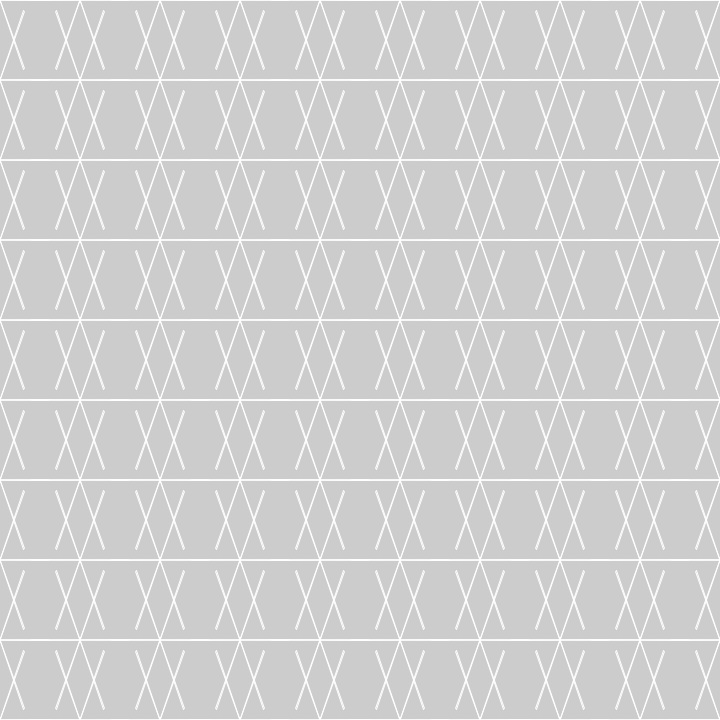
Frame 1 (no input)
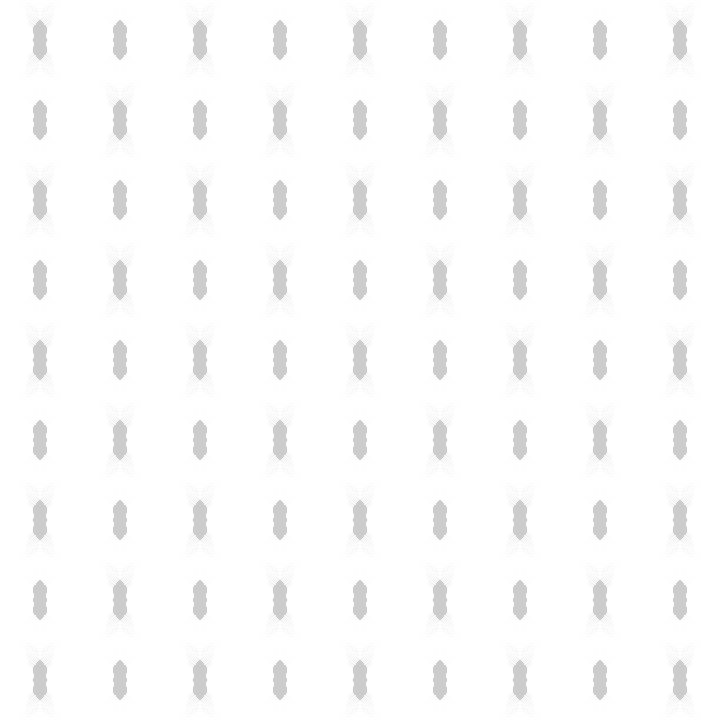
Frame 60 (the mouse pressed at the canvas centre just before this capture)
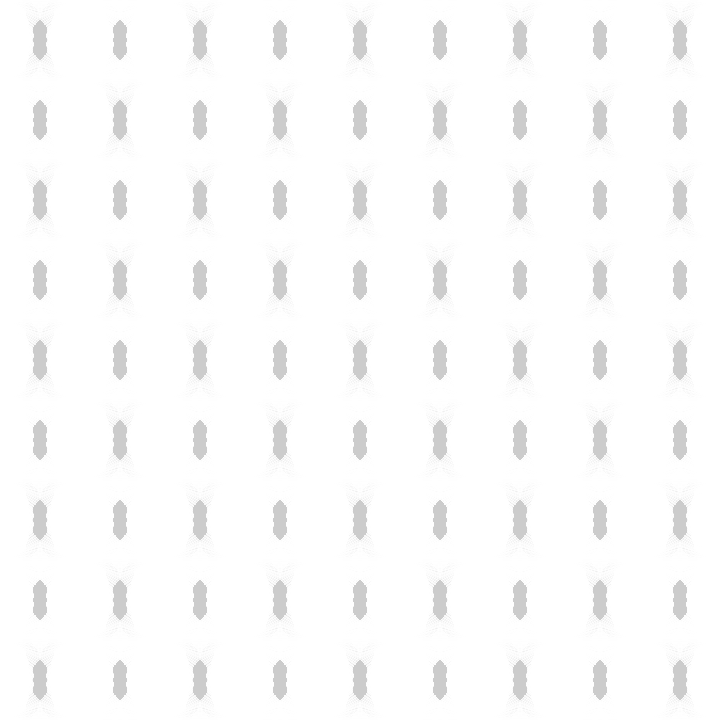
Frame 120 (the mouse held since frame 60 and released just before this capture)

The Processing sketch that drew these frames (run headless with seeded random() and noise(); from frame 60 on, the mouse is pressed at the canvas centre):

// Processing sketch: sketch_1142020_PatternShifting
// ── sketch_1142020_PatternShifting.pde
float x,y,t,f=1,g=1,T,a,d,L=80,C,S;
void setup(){size(720,720);stroke(-1);}
void draw(){
clear();
t+=sq(cos(a+=.01))*.01;
for(y=0;y<800+(g=-g);y+=L)
for(x=0;x<800;x+=L)
for(d=0;d<7;d+=PI/3)
line(x-(C=cos(T=(d+t)*(f=-f)*g)*noise(t)*L),y-(S=sin(T)*L),x+C,y+S);
}
